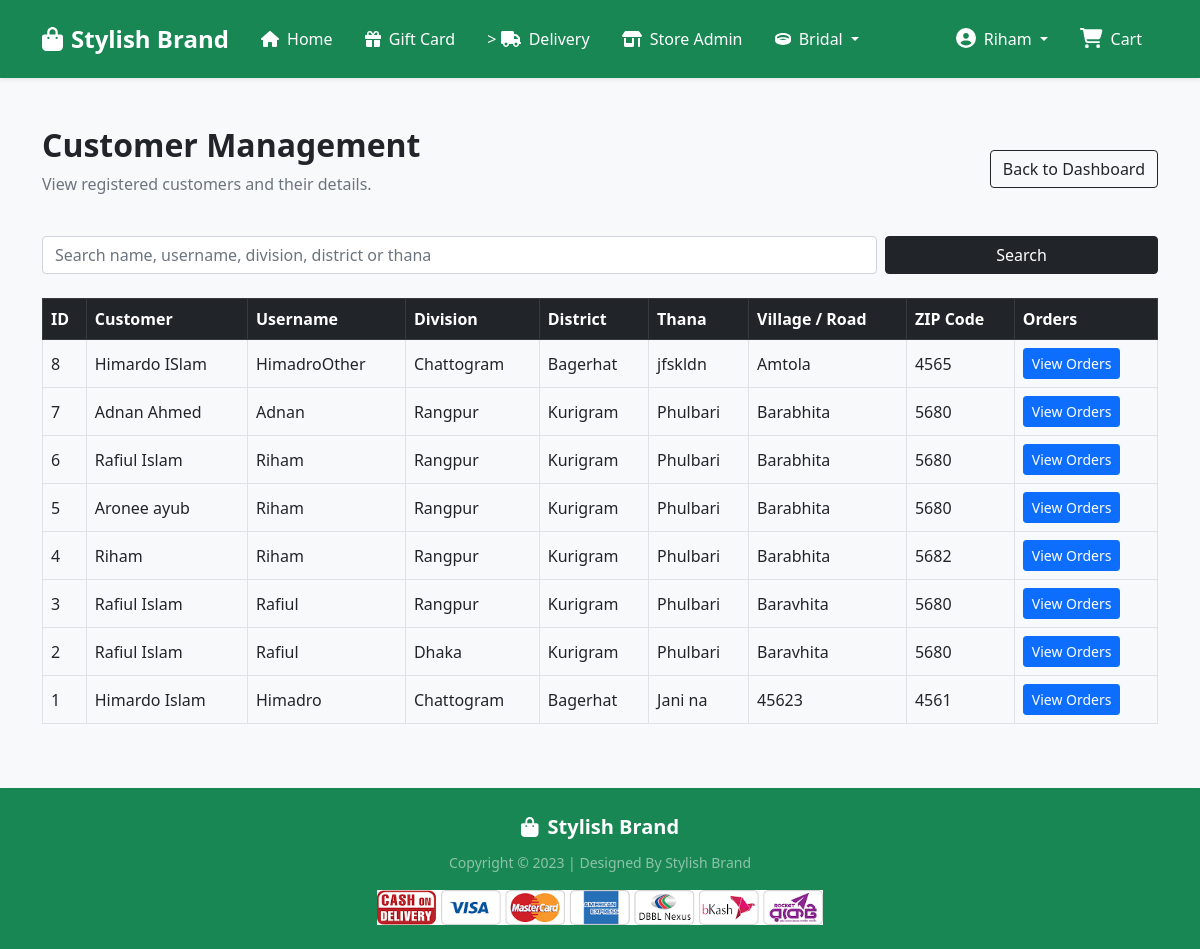
Screenshot of /store-admin/customers/ (signed in) with the database file from the repository.
### Shop/models.py (models this page shows, shortened)
class Customer(models.Model):
    user = models.ForeignKey(User, on_delete=models.CASCADE)
    name = models.CharField(max_length=200)
    division = models.CharField(choices=DIVISION_CHOICES, max_length=50)
    district = models.CharField(max_length=200)
    thana = models.CharField(max_length=50)
    villorroad = models.CharField(max_length=50)
    zipcode = models.IntegerField()

### Shop/views.py (the view, shortened to what this page needs)
@login_required
@store_admin_required
def admin_customer_list(request):
    customers = Customer.objects.select_related(
        "user"
    ).all().order_by("-id")
    search_query = request.GET.get("q", "").strip()
    return render(request, "Shop/admin_customer_list.html", {
        "customers": customers,
        "search_query": search_query,
    })

### Shop/templates/Shop/admin_customer_list.html (shortened to what this page needs)
{% extends 'Shop/base.html' %}
{% block main-content %}
<div class="container my-5">
    <div class="d-flex justify-content-between align-items-center flex-wrap gap-2 mb-4">
        <div>
            <h2 class="fw-bold">Customer Management</h2>
            <p class="text-muted">View registered customers and their details.</p>
        </div>
        <a href="{% url 'store_admin_dashboard' %}"
           class="btn btn-outline-dark">
            Back to Dashboard
        </a>
    </div>
    <form method="get" class="row g-2 mb-4">
        <div class="col-md-9">
            <input type="text" name="q"
                   value="{{ search_query }}"
                   class="form-control"
                   placeholder="Search name, username, division, district or thana">
        </div>
        <div class="col-md-3 d-grid">
            <button class="btn btn-dark" type="submit">Search</button>
        </div>
    </form>
    <div class="table-responsive">
        <table class="table table-bordered table-hover align-middle">
            <thead class="table-dark">
                <tr>
                    <th>ID</th>
                    <th>Customer</th>
                    <th>Username</th>
                    <th>Division</th>
                    <th>District</th>
                    <th>Thana</th>
                    <th>Village / Road</th>
                    <th>ZIP Code</th>
                    <th>Orders</th>
                </tr>
            </thead>
            <tbody>
                {% for customer in customers %}
                <tr>
                    <td>{{ customer.pk }}</td>
                    <td>{{ customer.name }}</td>
                    <td>{{ customer.user.username }}</td>
                    <td>{{ customer.division }}</td>
                    <td>{{ customer.district }}</td>
                    <td>{{ customer.thana }}</td>
                    <td>{{ customer.villorroad }}</td>
                    <td>{{ customer.zipcode }}</td>
                    <td>
                        <a href="{% url 'admin_customer_orders' customer.pk %}"
                           class="btn btn-sm btn-primary">
                            View Orders
                        </a>
                    </td>
                </tr>
                {% empty %}
                <tr>
                    <td colspan="9" class="text-center py-4">
                        No customers found.
                    </td>
                </tr>
                {% endfor %}
            </tbody>
        </table>
    </div>
</div>
{% endblock main-content %}

### Shop/templates/Shop/base.html (shortened to what this page needs)
<!doctype html>
{% load static %}
<html lang="en">
    <head>
        <link
            href="https://cdn.jsdelivr.net/npm/bootstrap@5.0.0-beta1/dist/css/bootstrap.min.css"
            rel="stylesheet"
>
        <link rel="stylesheet"
            href="{% static 'Shop/css/owl.carousel.min.css' %}">
        <link rel="stylesheet" href="{% static 'Shop/css/all.min.css' %}">
        <link rel="stylesheet" href="{% static 'Shop/css/style.css' %}">
    </head>
    <body class="bg-light">
        <nav
            class="navbar navbar-expand-lg navbar-dark bg-success shadow-sm py-3">
            <div class="container">
                <a class="navbar-brand fw-bold fs-4 d-flex align-items-center"
                    href="/">
                    <i class="fas fa-shopping-bag me-2"></i>
                    Stylish Brand
                </a>
                <div class="collapse navbar-collapse"
                    id="navbarSupportedContent">
                    <ul
                        class="navbar-nav me-auto mb-2 mb-lg-0 align-items-lg-center">
                        <li class="nav-item">
                            <a class="nav-link active fw-semibold px-3"
                                href="/">
                                <i class="fas fa-home me-1"></i>
                                Home
                            </a>
                        </li>
                        <li class="nav-item">
                            <a class="nav-link active fw-semibold px-3"
                                href=" {% url 'gift_card_page' %}">
                                <i class="fas fa-gift me-1"></i>
                                Gift Card
                            </a>
                        </li>
                        <li class="nav-item">
                            <a class="nav-link active fw-semibold px-3"
                                href="{% url 'orders' %}">>
                                <i class="fas fa-truck me-1"></i>
                                Delivery
                            </a>
                        </li>
                        {% if user.is_authenticated %}
                        {% if user.is_superuser %}
                        <li class="nav-item">
                            <a class="nav-link active fw-semibold px-3"
                                href="{% url 'store_admin_dashboard' %}">
                                <i class="fas fa-store-alt me-1"></i>
                                Store Admin
                            </a>
                        </li>
                        {% else %}
                        {% for group in user.groups.all %}
                        {% if group.name == "Store Admin" %}
                        <li class="nav-item">
                            <a class="nav-link active fw-semibold px-3"
                                href="{% url 'store_admin_dashboard' %}">
                                <i class="fas fa-store-alt me-1"></i>
                                Store Admin
                            </a>
                        </li>
                        {% endif %}
                        {% endfor %}
                        {% endif %}
                        {% endif %}
                        <li class="nav-item dropdown">
                            <a
                                class="nav-link dropdown-toggle text-white fw-semibold px-3"
                                href="#"
                                id="bridalDropdown"
                                role="button"
                                data-bs-toggle="dropdown"
                                aria-expanded="false">
                                <i class="fas fa-ring me-1"></i>
                                Bridal
                            </a>
                        </li>
                    </ul>
                    <div>
                        <ul
                            class="navbar-nav mb-2 mb-lg-0 align-items-lg-center">
                            {% if request.user.is_authenticated %}
                            <li class="nav-item dropdown mx-lg-2">
                                <a
                                    class="nav-link dropdown-toggle text-white fw-semibold"
                                    href="#"
                                    id="profileDropdown"
                                    role="button"
                                    data-bs-toggle="dropdown"
                                    aria-expanded="false">
                                    <i class="fas fa-user-circle me-1 fs-5"></i>
                                    {{ request.user.username|capfirst }}
                                </a>
                            </li>
                            <li class="nav-item mx-lg-2">
                                <a href="{% url 'showcart' %}"
                                    class="nav-link text-white fw-semibold position-relative">
                                    <i
                                        class="fas fa-shopping-cart fs-5 me-1"></i>
                                    Cart
                                </a>
                            </li>
                            {% endif %}
                        </ul>
                    </div>
                </div>
            </div>
        </nav>
        {% block main-content %}
        {% endblock main-content %}
        <footer
            class="container-fluid bg-success text-center text-white py-4 mt-5 shadow-sm">
            <div class="container">
                <div class="mb-2">
                    <span class="fw-bold fs-5">
                        <i class="fas fa-shopping-bag me-1"></i>
                        Stylish Brand
                    </span>
                </div>
                <small class="text-white-50">
                    Copyright &copy; 2023 |
                    Designed By Stylish Brand
                </small>
                <div class="mt-3">
                    <img src="{% static 'Shop/images/paymentlogo.png' %}"
                        alt="Payment Methods"
                        class="img-fluid"
                        style="max-height: 35px;">
                </div>
            </div>
        </footer>
    </body>
</html>

### rows the page displays
Customer: pk "8", name "Himardo ISlam", user.username "HimadroOther", division "Chattogram", district "Bagerhat", thana "jfskldn", villorroad "Amtola", zipcode "4565"
Customer: pk "7", name "Adnan Ahmed", user.username "Adnan", division "Rangpur", district "Kurigram", thana "Phulbari", villorroad "Barabhita", zipcode "5680"
Customer: pk "6", name "Rafiul Islam", user.username "Riham", division "Rangpur", district "Kurigram", thana "Phulbari", villorroad "Barabhita", zipcode "5680"
Customer: pk "5", name "Aronee ayub", user.username "Riham", division "Rangpur", district "Kurigram", thana "Phulbari", villorroad "Barabhita", zipcode "5680"
Customer: pk "4", name "Riham", user.username "Riham", division "Rangpur", district "Kurigram", thana "Phulbari", villorroad "Barabhita", zipcode "5682"
Customer: pk "3", name "Rafiul Islam", user.username "Rafiul", division "Rangpur", district "Kurigram", thana "Phulbari", villorroad "Baravhita", zipcode "5680"
Customer: pk "2", name "Rafiul Islam", user.username "Rafiul", division "Dhaka", district "Kurigram", thana "Phulbari", villorroad "Baravhita", zipcode "5680"
Customer: pk "1", name "Himardo Islam", user.username "Himadro", division "Chattogram", district "Bagerhat", thana "Jani na", villorroad "45623", zipcode "4561"

### other values shown
{{ request.user.username|capfirst }} "Riham"
